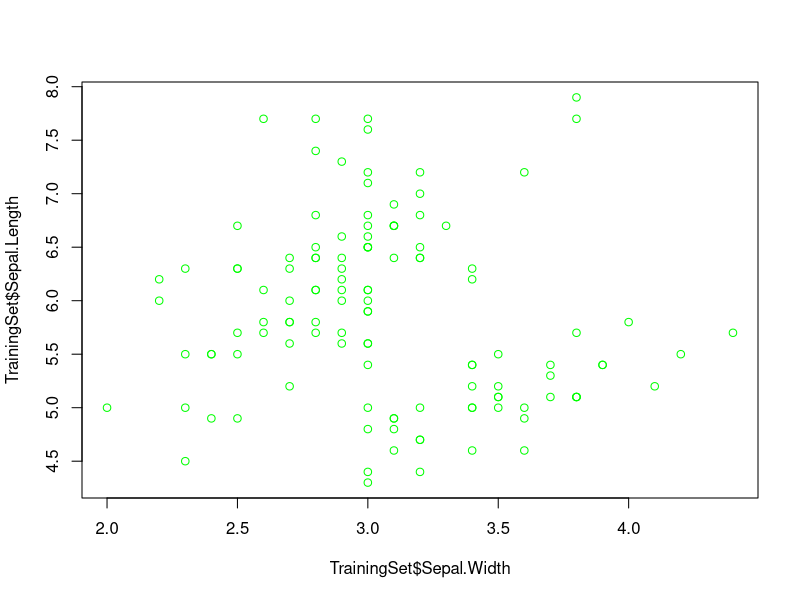
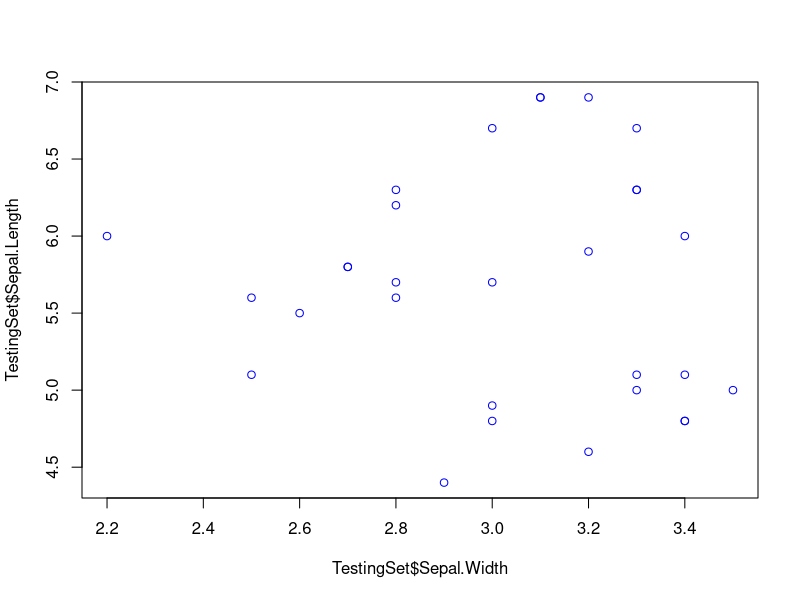

Recreate these plots in R, in order. (Note: this script raises an error after producing the figures.)
# Classification Model based on Iris Dataset

# Importing Libraries
library(datasets)
library(caret)

# Importing iris dataset
data(iris)

# Check for missing data
sum(is.na(iris))

# Set seed to make sure model is reproducible
set.seed(888)

# Perform stratified random split of data
TrainingIndex = createDataPartition(iris$Species, p=0.8, list = FALSE)
TrainingSet = iris[TrainingIndex,] # Training set
TestingSet = iris[-TrainingIndex,] # Test set

# Compare scatter plot of the 80 and 20 data subsets
plot(TrainingSet$Sepal.Width, TrainingSet$Sepal.Length, col = "green")
plot(TestingSet$Sepal.Width, TestingSet$Sepal.Length, col = "blue")


### SVM Model (polynomial kernel) ###

# Build Training Model
Model = train(Species ~ ., data = TrainingSet, 
              method = "svmPoly",
              na.action = na.omit,
              preProcess=c("scale", "center"),
              trControl = trainControl(method = "none"),
              tuneGrid = data.frame(degree=1, scale = 1, C = 1)
)


# Build CV Model
Model.cv = train(Species ~ ., data = TrainingSet,
                 method = "svmPoly",
                 na.action = na.omit,
                 preProcess = c("scale", "center"),
                 trControl = trainControl(method = "cv", number = 10),
                 tuneGrid = data.frame(degree=1, scale=1, C=1)
)

# Apply model for prediction
Model.training = predict(Model, TrainingSet) # Apply model to make prediction on Training set
Model.testing = predict(Model, TestingSet) # Apply model to make prediction on Testing set
Model.cv = predict(Model.cv, TrainingSet) # Perform cross-validation

# Model performance
Model.training.confusion = confusionMatrix(Model.training, TrainingSet$Species)
Model.testing.confusion = confusionMatrix(Model.testing, TestingSet$Species)
Model.cv.confusion = confusionMatrix(Model.cv, TrainingSet$Species)

print(Model.training.confusion)
print(Model.testing.confusion)
print(Model.cv.confusion)

# Feature importance
Importance = varImp(Model)
plot(Importance)
plot(Importance, col = "green")



